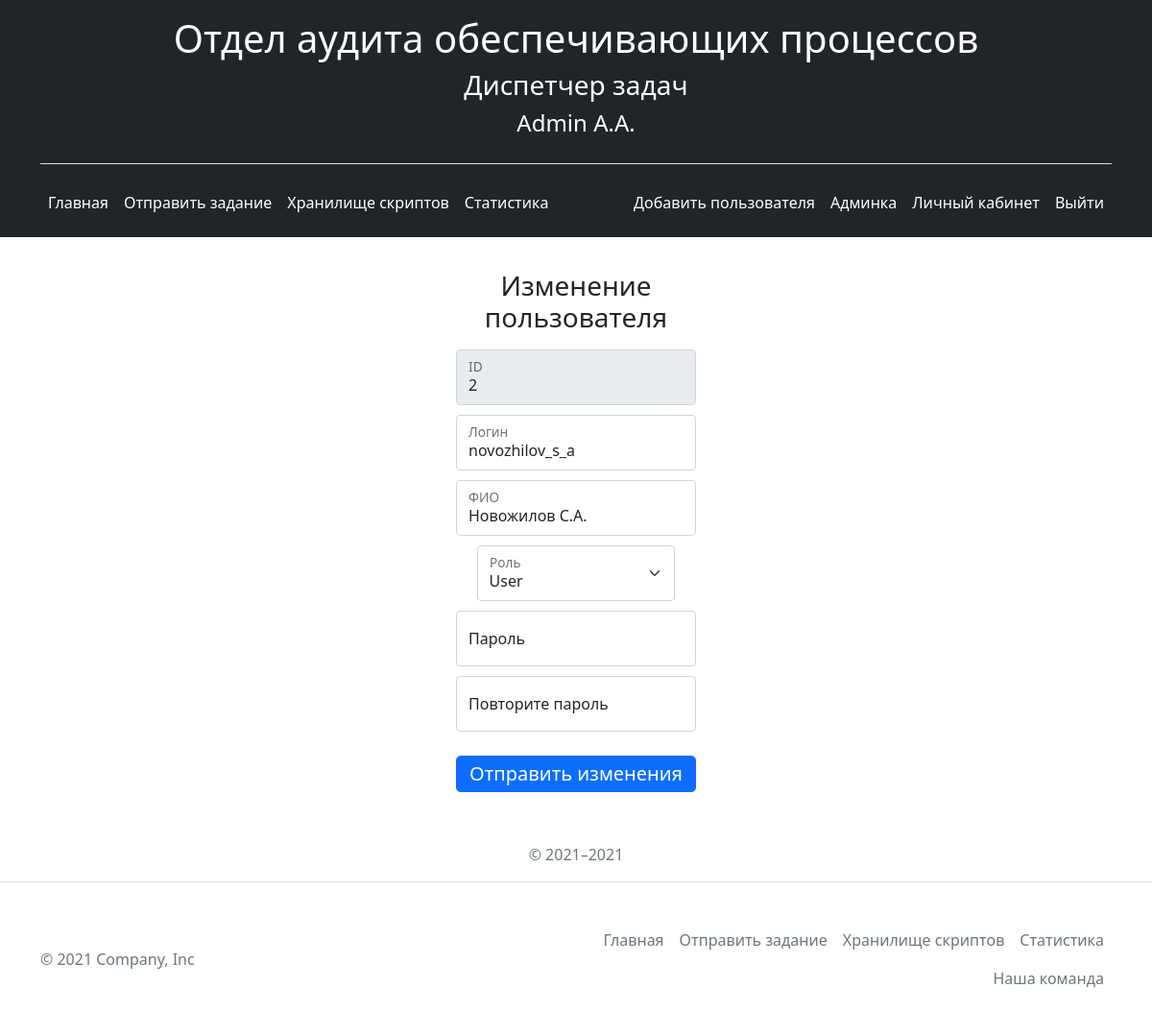
The app's page /admin_panel/2 (signed in) with its own data.
### app.py (models this page shows, shortened)
class User(db.Model, UserMixin):
    __tablename__ = 'user'
    id = db.Column(db.Integer, primary_key=True)
    login = db.Column(db.String(20), unique=True, nullable=False)
    fio = db.Column(db.String(20), nullable=False)
    password = db.Column(db.String(1255), nullable=False)
    role_id = db.Column(db.Integer, db.ForeignKey('role.id'), nullable=False, default='1')
    role = db.relationship('Role', foreign_keys=[role_id])

### app.py (the view)
@app.route('/admin_panel/<int:id>')
@login_required
def user_detail(id):
    user = User.query.get(id)
    roles = Role.query.order_by(Role.id).all()
    return render_template("user_update.html", user=user, roles=roles)

### app.py (called while the page is built)
@login_manager.user_loader
def load_user(user_id):
    return User.query.get(user_id)

### templates/user_update.html (shortened to what this page needs)
{% extends 'base.html' %}
{% block body %}
<div class="container text-center">
  <form class="authorization-form" action="/admin_panel/{{ user.id }}/user_update" method="post">
    <h1 class="h3 mb-3 fw-normal">Изменение пользователя</h1>
      <div class="form-floating">
      <input type="text" class="form-control" id="id" name="id" placeholder="ID" disabled value="{{ user.id }}">
      <label for="login">ID</label>
    </div>
    <div class="form-floating">
      <input type="text" class="form-control" id="login" name="login" placeholder="Логин" value="{{ user.login }}">
      <label for="login">Логин</label>
    </div>
      <div class="form-floating">
      <input type="text" class="form-control" id="fio" name="fio" placeholder="ФИО" value="{{ user.fio }}">
      <label for="fio">ФИО</label>
    </div>
    <div class="form-floating">
        <select class="select-role form-select" aria-label="Default select example" id="role" name="role" >
            {% for el in roles %}
            <option value="{{ el.id }}"{% if el.id ==  user.role.id %}selected{% elif user.id == 1 %}disabled{% endif %} >{{ el.name }} </option>
            {% endfor %}
        </select>
      <label for="role">Роль</label>
    </div>
    <div class="form-floating">
      <input type="password" class="form-control" id="password"  name="password" placeholder="Пароль">
      <label for="password">Пароль</label>
    </div>
      <div class="form-floating">
      <input type="password" class="form-control" id="password2"  name="password2" placeholder="Повторите пароль">
      <label for="password2">Повторите пароль</label>
    </div>
    <button class="w-100 btn btn-lg btn-primary button-auth" type="submit">Отправить изменения</button>
    <p class="mt-5 mb-3 text-muted">© 2021–2021</p>
  </form>
</div>
{% endblock %}

### templates/base.html (shortened to what this page needs)
<!doctype html>
<html lang="en">
<head>
    <link rel="stylesheet" href="{{ url_for('static', filename='css/bootstrap.min.css') }}">
    <link rel="stylesheet" href="{{ url_for('static', filename='css/main.css') }}">
	<link rel="stylesheet" type="text/css" href="{{ url_for('static', filename='DataTables/datatables.min.css') }}"/>
</head>
<body>
    <header class="p-3 bg-dark text-white">
        <div class="container">
            <div class="header-logo border-bottom">
                <h1>Отдел аудита обеспечивающих процессов</h1>
                <h3>Диспетчер задач</h3>
                <h4>{{ current_user.fio }}</h4>
            </div>
          <div class="d-flex flex-wrap align-items-center justify-content-center justify-content-lg-start">
            <ul class="nav col-12 col-lg-auto me-lg-auto mb-2 justify-content-center mb-md-0">
              <li><a href="/" class="nav-link px-2 text-white">Главная</font></a></li>
              <li><a href="/taskadd" class="nav-link px-2 text-white"><font style="vertical-align: inherit;">Отправить задание</font></a></li>
              <li><a href="/storagescripts" class="nav-link px-2 text-white"><font style="vertical-align: inherit;">Хранилище скриптов</font></a></li>
              <li><a href="/statistics" class="nav-link px-2 text-white"><font style="vertical-align: inherit;">Статистика</font></a></li>
            </ul>
            <div class="d-flex text-end">
                {% if current_user.role.name == 'Admin' %}
                    <a href="/register" class="nav-link px-2 text-white"><font style="vertical-align: inherit;">Добавить пользователя</font></a>
                {% endif %}
                {% if current_user.login %}
                    <a href="/admin_panel" class="nav-link px-2 text-white"><font style="vertical-align: inherit;">Админка</font></a>
                    <a href="/user/{{ current_user.login }}/{{ current_user.id}}" class="nav-link px-2 text-white"><font style="vertical-align: inherit;">Личный кабинет</font></a>
                    <a href="/logout" class="nav-link px-2 text-white"><font style="vertical-align: inherit;">Выйти</font></a>
                {% else %}
                    <a href="/login" class="nav-link px-2 text-white"><font style="vertical-align: inherit;">Авторизоваться</font></a>
                {% endif %}
            </div>
          </div>
        </div>
    </header>
    {% block body %}{% endblock %}
    <footer class="border-top">
        <div class="container d-flex flex-wrap justify-content-between align-items-center py-3 my-4 ">
        <p class="col-md-4 mb-0 text-muted">© 2021 Company, Inc</p>
        <ul class="nav col-md-6 justify-content-end">
            <li class="nav-item"><a href="/" class="nav-link px-2 text-muted">Главная</a></li>
            <li class="nav-item"><a href="/taskadd" class="nav-link px-2 text-muted">Отправить задание</a></li>
            <li class="nav-item"><a href="/storagescripts" class="nav-link px-2 text-muted">Хранилище скриптов</a></li>
            <li class="nav-item"><a href="/statistics" class="nav-link px-2 text-muted">Статистика</a></li>
            <li class="nav-item"><a href="/about" class="nav-link px-2 text-muted">Наша команда</a></li>
        </ul>
              </div>
  </footer>
</body>
</html>

### static/css/main.css (style rules this page uses)
body { overflow-y: scroll; }
.authorization-form { display: flex; align-items: center; flex-direction: column; margin-top: 10%; margin-left: auto; margin-right: auto; width: 250px; }
.button-auth { margin-top: 15px; }
.form-floating { margin-bottom: 10px; }
.header-logo { display: flex; align-items: center; flex-direction: column; padding-bottom: 20px; margin-bottom: 20px; }
input[type="text"] { width: 100%; box-sizing: border-box; -webkit-box-sizing:border-box; -moz-box-sizing: border-box; }
.btn { margin-bottom: 5px; padding: 3px 5px 3px 5px; }
.authorization-form { margin-top:3%; }
.select-role { width: 206.8px; }

### records on screen
User: fio "Admin A.A."
User: id "2", login "novozhilov_s_a", fio "Новожилов С.А."

### other values on screen
form field role "User"
